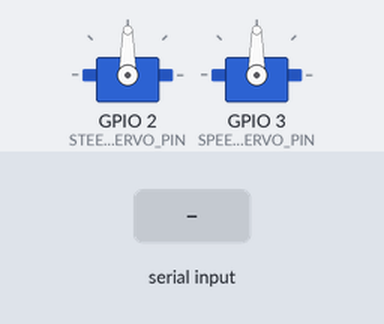
A program run on a simulated ESP32. Parts: 2 × servo. The test bench sets the inputs (shaded band).

Above: at 6.2 s.
6.3 s: "f" received over Serial
At 7.5 s:
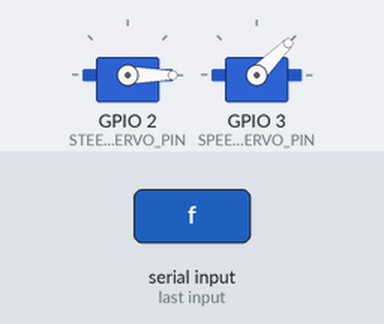
9.2 s: "b" received over Serial
At 10.4 s:
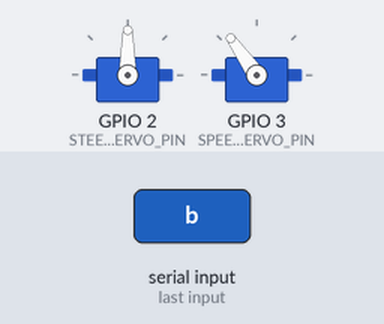
12.1 s: "f" received over Serial
At 13.3 s:
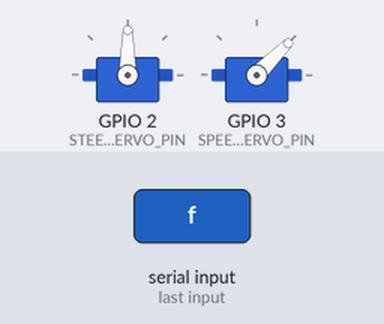
Timing chart, 0 to 15.1 s (numbered marks = the images above; inputs shaded):
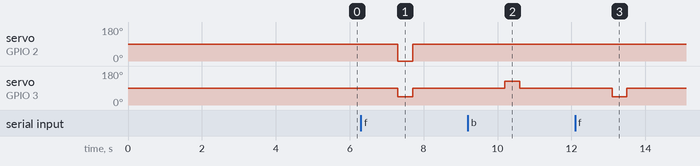

The program:

main.cpp
```cpp
#include <Arduino.h>
#include <Servo.h>
// #include <Serial>

// #define DEBUG
#define SER

Servo steering_servo;
Servo speed_servo;
const int STEERING_SERVO_PIN = 2;
const int SPEED_SERVO_PIN = 3;
const int BAUD_RATE = 9600;
const int START_DELAY = 5000;

// Storing state in globals, sue me
int steer_pos = 0;
int speed_pos = 0;
char steering_state = 's';
char speed_state = 's';

void setup() {
  steering_servo.attach(STEERING_SERVO_PIN);
  speed_servo.attach(SPEED_SERVO_PIN);
  Serial.begin(BAUD_RATE);
  delay(START_DELAY);
}

void loop() {
  #ifdef SER
  /*
  Encoding scheme
  Each incoming message 2 bytes:
    - Byte 0: Desired state of speed
      - 'f' - Forward
      - 'b' - Backward
      - 's' - Stop
    - Byte 1: Desired state of steering
      - 'l' - Left
      - 'r' - Right
      - 's' - Straight
  */
  while (!Serial.available());
  char recv_msg[3];
  Serial.readBytes(recv_msg, 2);
  recv_msg[2] = '\0';
  steering_state = recv_msg[1];
  speed_state = recv_msg[0];
  // } else {
    // Error handling
  // }


  switch (speed_state) {
    case 'f': {
      speed_pos = 45;
      break;
    }

    case 'b': {
      speed_pos = 125;
      break;
    }

    case 's': {
      speed_pos = 90;
      break;
    }

    default:
      break;
  }

  switch (steering_state) {
    case 'l': {
      steer_pos = 55;
      break;
    }

    case 'r': {
      steer_pos = 125;
      break;
    }

    case 's': {
      steer_pos = 90;
      break;
    }

    default:
      break;
  }

  steering_servo.write(steer_pos);
  speed_servo.write(speed_pos);
  delay(400);
  steering_servo.write(90);
  speed_servo.write(90);
  steer_pos = 90;
  speed_pos = 90;
  delay(300);
  if (Serial.available()) {
    char clearing_thing[16384];
    Serial.readBytes(clearing_thing, 16384);
  }


  #endif

  #ifdef DEBUG
  for (steer_pos = 0; steer_pos <= 180; steer_pos += 1) {
    // in steps of 1 degree
    steering_servo.write(steer_pos);
    delay(15);
  }
  for (steer_pos = 180; steer_pos >= 0; steer_pos -= 1) {
    steering_servo.write(steer_pos);
    delay(15);
  }
  #endif
}
```

Measured:
- after the input at 6.3 s, servo on GPIO 2 (STEERING_SERVO_PIN): 90° → 0° after 1.0 s, → 90° 0.40 s later; servo on GPIO 3 (SPEED_SERVO_PIN): 90° → 45° after 1.0 s, → 90° 0.40 s later
- after the input at 9.2 s, servo on GPIO 3 (SPEED_SERVO_PIN): 90° → 125° after 1.0 s, → 90° 0.40 s later
- after the input at 12.1 s, servo on GPIO 3 (SPEED_SERVO_PIN): 90° → 45° after 1.0 s, → 90° 0.40 s later
